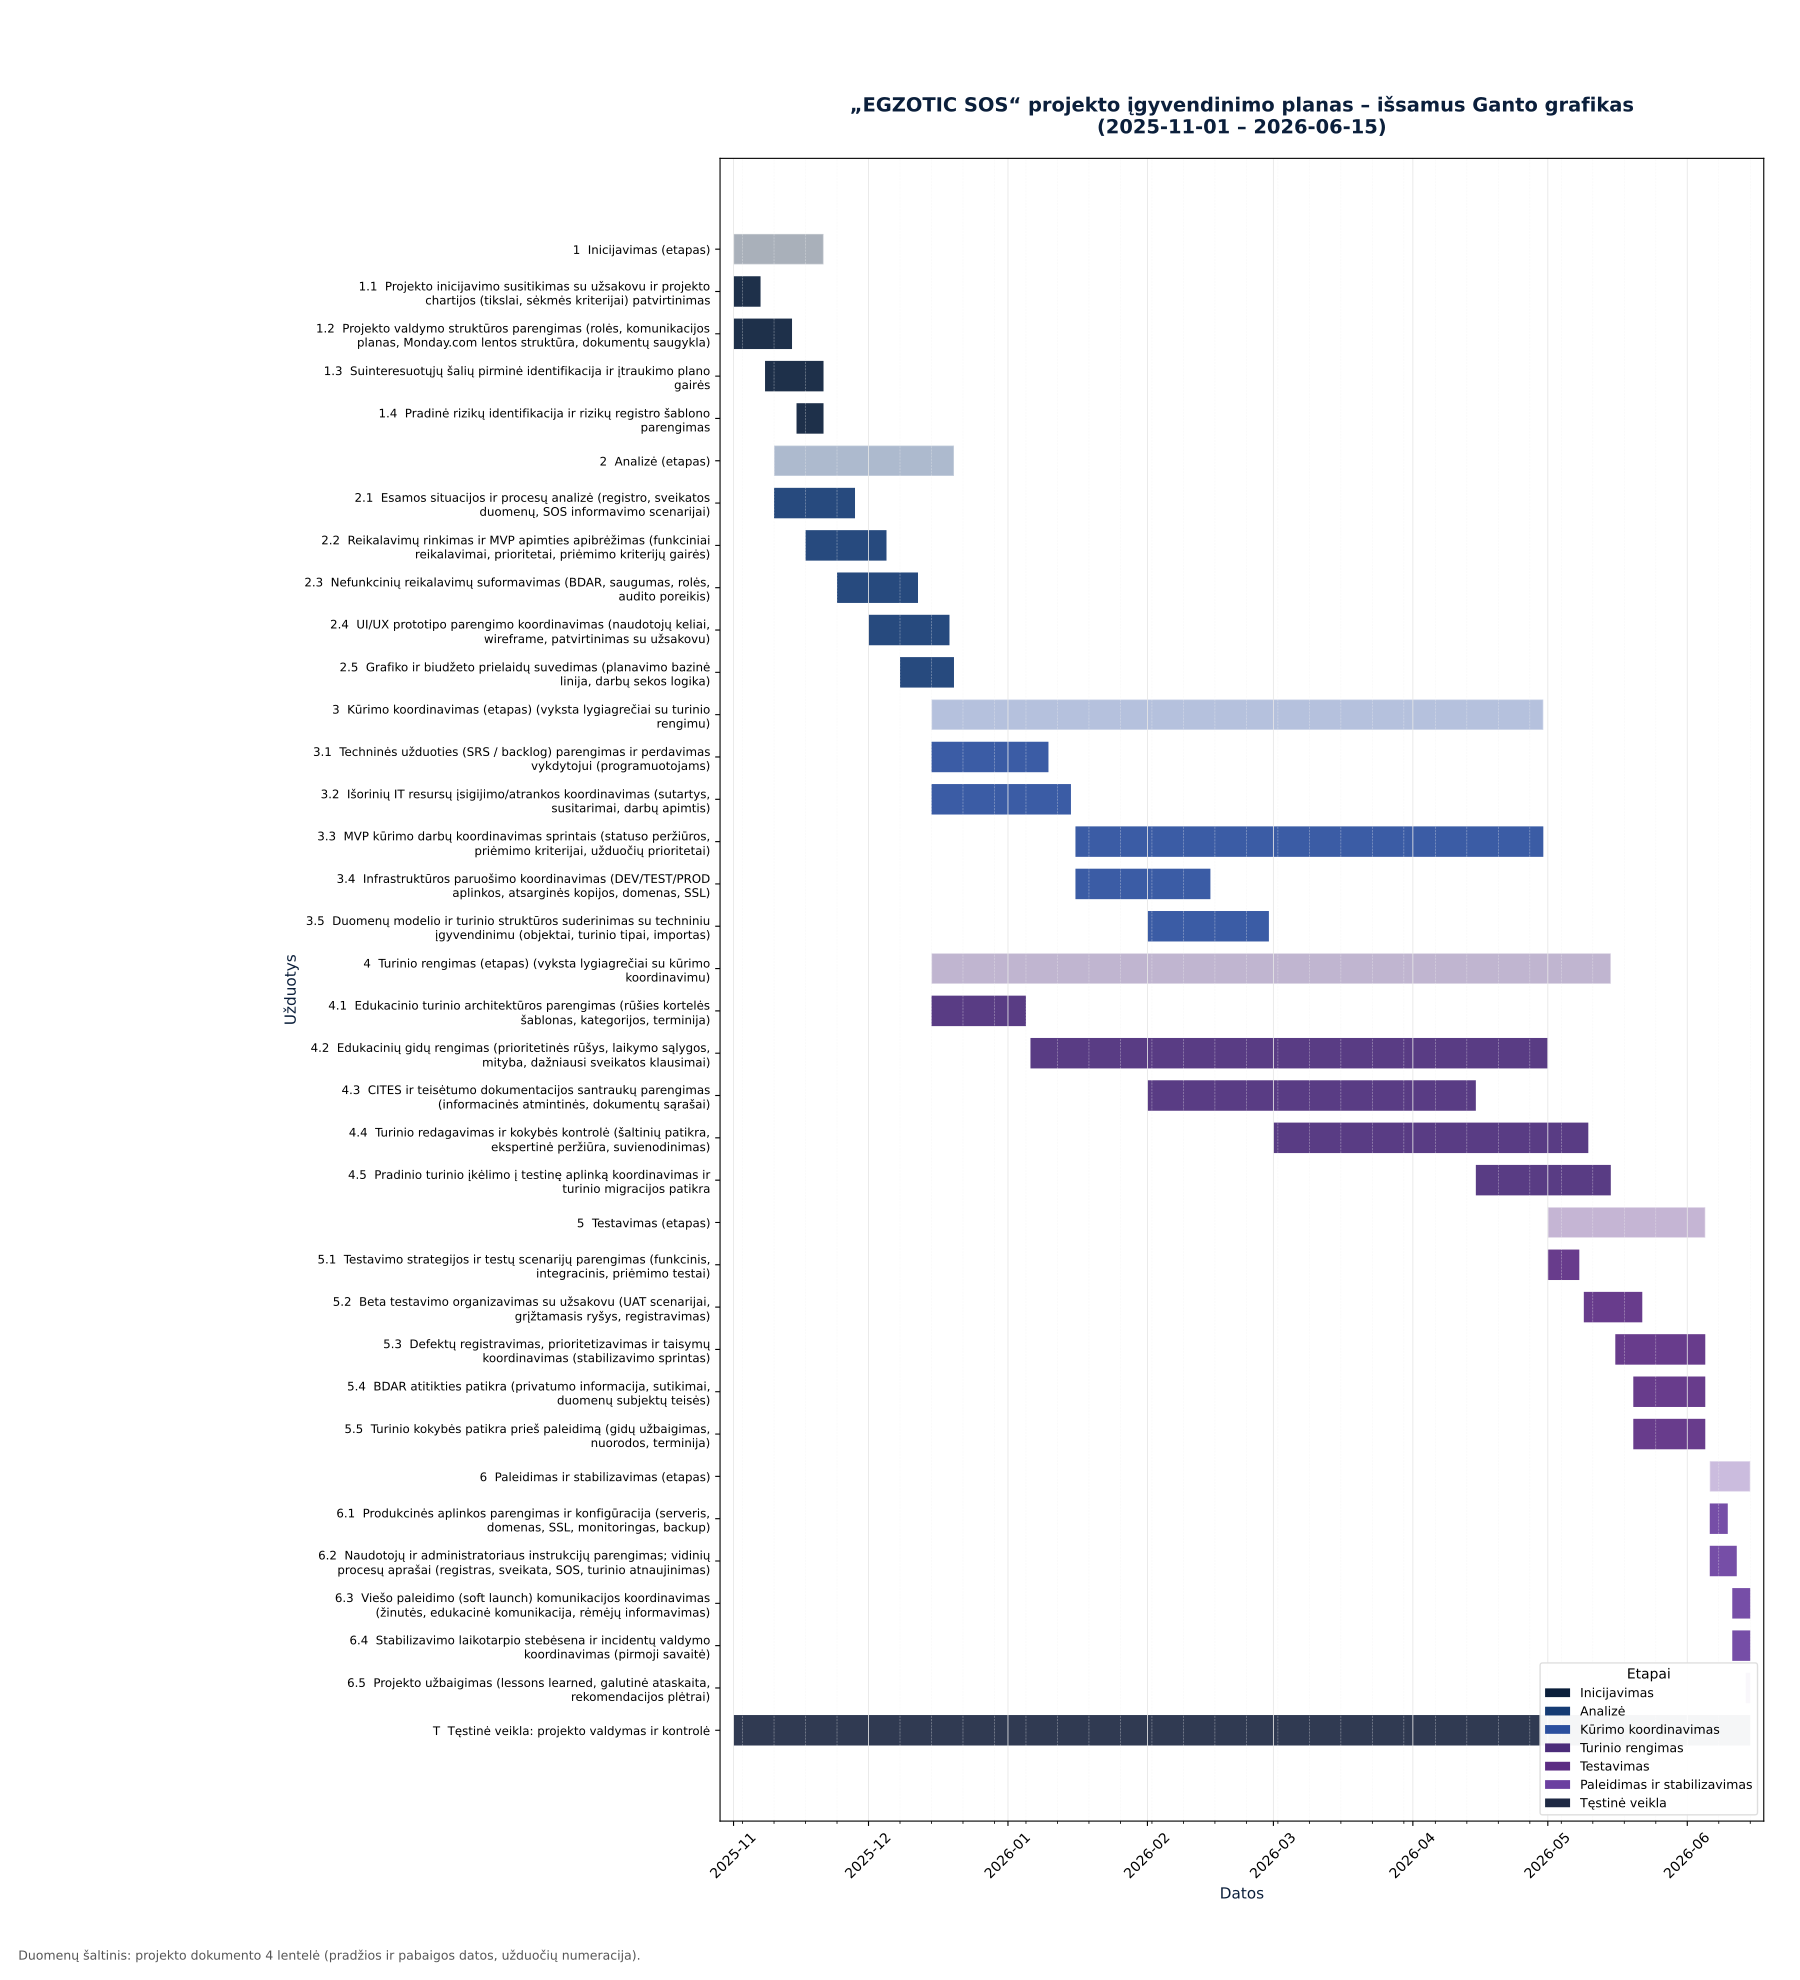

Here is the Python script that generated this plot:
# -*- coding: utf-8 -*-
"""1_Gantt_Isamus_Grafikas.py

Sugeneruoja išsamų „EGZOTIC SOS“ projekto Ganto grafiką (PDF).

Duomenys (užduotys, datos, etapų pavadinimai) paimti iš pateikto Word dokumento
„EGZOTIC SOS informacinė sistema: egzotinių gyvūnų registras ir sveikatos valdymas“,
4 lentelės (projekto įgyvendinimo grafikas ir atsakomybės).

Techniniai reikalavimai:
- Baltas fonas
- Tamsiai mėlyna / violetinė spalvų paletė
- Horizontalioje ašyje – datos, vertikalioje – užduotys
- Kiekvienas etapas turi savo spalvą
- Pabaigoje: plt.savefig('1_Gantt_Isamus_Grafikas.pdf')
"""

import textwrap
from datetime import datetime
import matplotlib

# Saugus backend (tinka ir be grafinės aplinkos)
matplotlib.use("Agg")

import matplotlib.dates as mdates
import matplotlib.pyplot as plt
from matplotlib.patches import Patch


def d(date_str: str) -> datetime:
    """Konvertuoja YYYY-MM-DD į datetime."""
    return datetime.strptime(date_str, "%Y-%m-%d")


# -----------------------------
# Duomenys iš Word (4 lentelė)
# -----------------------------
# Pastaba: pateikiami ir etapai, ir jų užduotys (su numeracija 1.1, 1.2, ...).
TASKS = [
    # 1. Inicijavimas
    {"id": "1", "task": "Inicijavimas (etapas)", "stage": "Inicijavimas", "start": d("2025-11-01"), "end": d("2025-11-21"), "kind": "stage"},
    {"id": "1.1", "task": "Projekto inicijavimo susitikimas su užsakovu ir projekto chartijos (tikslai, sėkmės kriterijai) patvirtinimas", "stage": "Inicijavimas", "start": d("2025-11-01"), "end": d("2025-11-07"), "kind": "task"},
    {"id": "1.2", "task": "Projekto valdymo struktūros parengimas (rolės, komunikacijos planas, Monday.com lentos struktūra, dokumentų saugykla)", "stage": "Inicijavimas", "start": d("2025-11-01"), "end": d("2025-11-14"), "kind": "task"},
    {"id": "1.3", "task": "Suinteresuotųjų šalių pirminė identifikacija ir įtraukimo plano gairės", "stage": "Inicijavimas", "start": d("2025-11-08"), "end": d("2025-11-21"), "kind": "task"},
    {"id": "1.4", "task": "Pradinė rizikų identifikacija ir rizikų registro šablono parengimas", "stage": "Inicijavimas", "start": d("2025-11-15"), "end": d("2025-11-21"), "kind": "task"},

    # 2. Analizė
    {"id": "2", "task": "Analizė (etapas)", "stage": "Analizė", "start": d("2025-11-10"), "end": d("2025-12-20"), "kind": "stage"},
    {"id": "2.1", "task": "Esamos situacijos ir procesų analizė (registro, sveikatos duomenų, SOS informavimo scenarijai)", "stage": "Analizė", "start": d("2025-11-10"), "end": d("2025-11-28"), "kind": "task"},
    {"id": "2.2", "task": "Reikalavimų rinkimas ir MVP apimties apibrėžimas (funkciniai reikalavimai, prioritetai, priėmimo kriterijų gairės)", "stage": "Analizė", "start": d("2025-11-17"), "end": d("2025-12-05"), "kind": "task"},
    {"id": "2.3", "task": "Nefunkcinių reikalavimų suformavimas (BDAR, saugumas, rolės, audito poreikis)", "stage": "Analizė", "start": d("2025-11-24"), "end": d("2025-12-12"), "kind": "task"},
    {"id": "2.4", "task": "UI/UX prototipo parengimo koordinavimas (naudotojų keliai, wireframe, patvirtinimas su užsakovu)", "stage": "Analizė", "start": d("2025-12-01"), "end": d("2025-12-19"), "kind": "task"},
    {"id": "2.5", "task": "Grafiko ir biudžeto prielaidų suvedimas (planavimo bazinė linija, darbų sekos logika)", "stage": "Analizė", "start": d("2025-12-08"), "end": d("2025-12-20"), "kind": "task"},

    # 3. Kūrimo koordinavimas
    {"id": "3", "task": "Kūrimo koordinavimas (etapas) (vyksta lygiagrečiai su turinio rengimu)", "stage": "Kūrimo koordinavimas", "start": d("2025-12-15"), "end": d("2026-04-30"), "kind": "stage"},
    {"id": "3.1", "task": "Techninės užduoties (SRS / backlog) parengimas ir perdavimas vykdytojui (programuotojams)", "stage": "Kūrimo koordinavimas", "start": d("2025-12-15"), "end": d("2026-01-10"), "kind": "task"},
    {"id": "3.2", "task": "Išorinių IT resursų įsigijimo/atrankos koordinavimas (sutartys, susitarimai, darbų apimtis)", "stage": "Kūrimo koordinavimas", "start": d("2025-12-15"), "end": d("2026-01-15"), "kind": "task"},
    {"id": "3.3", "task": "MVP kūrimo darbų koordinavimas sprintais (statuso peržiūros, priėmimo kriterijai, užduočių prioritetai)", "stage": "Kūrimo koordinavimas", "start": d("2026-01-16"), "end": d("2026-04-30"), "kind": "task"},
    {"id": "3.4", "task": "Infrastruktūros paruošimo koordinavimas (DEV/TEST/PROD aplinkos, atsarginės kopijos, domenas, SSL)", "stage": "Kūrimo koordinavimas", "start": d("2026-01-16"), "end": d("2026-02-15"), "kind": "task"},
    {"id": "3.5", "task": "Duomenų modelio ir turinio struktūros suderinimas su techniniu įgyvendinimu (objektai, turinio tipai, importas)", "stage": "Kūrimo koordinavimas", "start": d("2026-02-01"), "end": d("2026-02-28"), "kind": "task"},

    # 4. Turinio rengimas
    {"id": "4", "task": "Turinio rengimas (etapas) (vyksta lygiagrečiai su kūrimo koordinavimu)", "stage": "Turinio rengimas", "start": d("2025-12-15"), "end": d("2026-05-15"), "kind": "stage"},
    {"id": "4.1", "task": "Edukacinio turinio architektūros parengimas (rūšies kortelės šablonas, kategorijos, terminija)", "stage": "Turinio rengimas", "start": d("2025-12-15"), "end": d("2026-01-05"), "kind": "task"},
    {"id": "4.2", "task": "Edukacinių gidų rengimas (prioritetinės rūšys, laikymo sąlygos, mityba, dažniausi sveikatos klausimai)", "stage": "Turinio rengimas", "start": d("2026-01-06"), "end": d("2026-05-01"), "kind": "task"},
    {"id": "4.3", "task": "CITES ir teisėtumo dokumentacijos santraukų parengimas (informacinės atmintinės, dokumentų sąrašai)", "stage": "Turinio rengimas", "start": d("2026-02-01"), "end": d("2026-04-15"), "kind": "task"},
    {"id": "4.4", "task": "Turinio redagavimas ir kokybės kontrolė (šaltinių patikra, ekspertinė peržiūra, suvienodinimas)", "stage": "Turinio rengimas", "start": d("2026-03-01"), "end": d("2026-05-10"), "kind": "task"},
    {"id": "4.5", "task": "Pradinio turinio įkėlimo į testinę aplinką koordinavimas ir turinio migracijos patikra", "stage": "Turinio rengimas", "start": d("2026-04-15"), "end": d("2026-05-15"), "kind": "task"},

    # 5. Testavimas
    {"id": "5", "task": "Testavimas (etapas)", "stage": "Testavimas", "start": d("2026-05-01"), "end": d("2026-06-05"), "kind": "stage"},
    {"id": "5.1", "task": "Testavimo strategijos ir testų scenarijų parengimas (funkcinis, integracinis, priėmimo testai)", "stage": "Testavimas", "start": d("2026-05-01"), "end": d("2026-05-08"), "kind": "task"},
    {"id": "5.2", "task": "Beta testavimo organizavimas su užsakovu (UAT scenarijai, grįžtamasis ryšys, registravimas)", "stage": "Testavimas", "start": d("2026-05-09"), "end": d("2026-05-22"), "kind": "task"},
    {"id": "5.3", "task": "Defektų registravimas, prioritetizavimas ir taisymų koordinavimas (stabilizavimo sprintas)", "stage": "Testavimas", "start": d("2026-05-16"), "end": d("2026-06-05"), "kind": "task"},
    {"id": "5.4", "task": "BDAR atitikties patikra (privatumo informacija, sutikimai, duomenų subjektų teisės)", "stage": "Testavimas", "start": d("2026-05-20"), "end": d("2026-06-05"), "kind": "task"},
    {"id": "5.5", "task": "Turinio kokybės patikra prieš paleidimą (gidų užbaigimas, nuorodos, terminija)", "stage": "Testavimas", "start": d("2026-05-20"), "end": d("2026-06-05"), "kind": "task"},

    # 6. Paleidimas ir stabilizavimas
    {"id": "6", "task": "Paleidimas ir stabilizavimas (etapas)", "stage": "Paleidimas ir stabilizavimas", "start": d("2026-06-06"), "end": d("2026-06-15"), "kind": "stage"},
    {"id": "6.1", "task": "Produkcinės aplinkos parengimas ir konfigūracija (serveris, domenas, SSL, monitoringas, backup)", "stage": "Paleidimas ir stabilizavimas", "start": d("2026-06-06"), "end": d("2026-06-10"), "kind": "task"},
    {"id": "6.2", "task": "Naudotojų ir administratoriaus instrukcijų parengimas; vidinių procesų aprašai (registras, sveikata, SOS, turinio atnaujinimas)", "stage": "Paleidimas ir stabilizavimas", "start": d("2026-06-06"), "end": d("2026-06-12"), "kind": "task"},
    {"id": "6.3", "task": "Viešo paleidimo (soft launch) komunikacijos koordinavimas (žinutės, edukacinė komunikacija, rėmėjų informavimas)", "stage": "Paleidimas ir stabilizavimas", "start": d("2026-06-11"), "end": d("2026-06-15"), "kind": "task"},
    {"id": "6.4", "task": "Stabilizavimo laikotarpio stebėsena ir incidentų valdymo koordinavimas (pirmoji savaitė)", "stage": "Paleidimas ir stabilizavimas", "start": d("2026-06-11"), "end": d("2026-06-15"), "kind": "task"},
    {"id": "6.5", "task": "Projekto užbaigimas (lessons learned, galutinė ataskaita, rekomendacijos plėtrai)", "stage": "Paleidimas ir stabilizavimas", "start": d("2026-06-14"), "end": d("2026-06-15"), "kind": "task"},

    # Tęstinė veikla
    {"id": "T", "task": "Tęstinė veikla: projekto valdymas ir kontrolė", "stage": "Tęstinė veikla", "start": d("2025-11-01"), "end": d("2026-06-15"), "kind": "task"},
]

# Spalvos (tamsiai mėlyna / violetinė paletė)
STAGE_COLORS = {
    "Inicijavimas": "#0B1F3B",
    "Analizė": "#153B73",
    "Kūrimo koordinavimas": "#2B4F9E",
    "Turinio rengimas": "#4B2C7A",
    "Testavimas": "#5B2C83",
    "Paleidimas ir stabilizavimas": "#6B3FA0",
    "Tęstinė veikla": "#1F2A44",
}

# -----------------------------
# Grafiko braižymas
# -----------------------------
labels = [textwrap.fill(f"{t['id']}  {t['task']}", width=68) for t in TASKS]
n = len(TASKS)
fig_height = max(12, n * 0.55)

fig, ax = plt.subplots(figsize=(18, fig_height))
fig.patch.set_facecolor("white")
ax.set_facecolor("white")

for i, item in enumerate(TASKS):
    start_num = mdates.date2num(item["start"])
    end_num = mdates.date2num(item["end"])
    width = end_num - start_num

    color = STAGE_COLORS.get(item["stage"], "#2B4F9E")
    alpha = 0.35 if item["kind"] == "stage" else 0.92
    edge = "#FFFFFF" if item["kind"] == "stage" else "none"

    ax.barh(
        y=i,
        width=width,
        left=start_num,
        height=0.72,
        color=color,
        alpha=alpha,
        edgecolor=edge,
        linewidth=1.0 if item["kind"] == "stage" else 0.0,
    )

ax.set_yticks(range(n))
ax.set_yticklabels(labels, fontsize=8.5)
ax.invert_yaxis()

ax.xaxis_date()
ax.xaxis.set_major_locator(mdates.MonthLocator(interval=1))
ax.xaxis.set_major_formatter(mdates.DateFormatter("%Y-%m"))
ax.xaxis.set_minor_locator(mdates.WeekdayLocator(byweekday=mdates.MO, interval=1))

ax.grid(True, axis="x", which="major", linestyle="-", linewidth=0.6, color="#E6E6E6")
ax.grid(True, axis="x", which="minor", linestyle=":", linewidth=0.4, color="#F0F0F0")
ax.tick_params(axis="x", labelrotation=45)

min_start = min(t["start"] for t in TASKS)
max_end = max(t["end"] for t in TASKS)
ax.set_xlim(mdates.date2num(min_start) - 3, mdates.date2num(max_end) + 3)

ax.set_title(
    "„EGZOTIC SOS“ projekto įgyvendinimo planas – išsamus Ganto grafikas\n(2025-11-01 – 2026-06-15)",
    fontsize=14,
    pad=18,
    color="#0B1F3B",
    fontweight="bold",
)
ax.set_xlabel("Datos", fontsize=11, color="#0B1F3B")
ax.set_ylabel("Užduotys", fontsize=11, color="#0B1F3B")

legend_handles = [Patch(facecolor=c, edgecolor="none", label=s) for s, c in STAGE_COLORS.items()]
ax.legend(
    handles=legend_handles,
    loc="lower right",
    frameon=True,
    framealpha=0.95,
    facecolor="white",
    edgecolor="#DDDDDD",
    fontsize=9,
    title="Etapai",
    title_fontsize=10,
)

fig.subplots_adjust(left=0.40, right=0.98, top=0.92, bottom=0.08)
fig.text(
    0.01,
    0.01,
    "Duomenų šaltinis: projekto dokumento 4 lentelė (pradžios ir pabaigos datos, užduočių numeracija).",
    fontsize=9,
    color="#555555",
)

plt.savefig('1_Gantt_Isamus_Grafikas.pdf')
